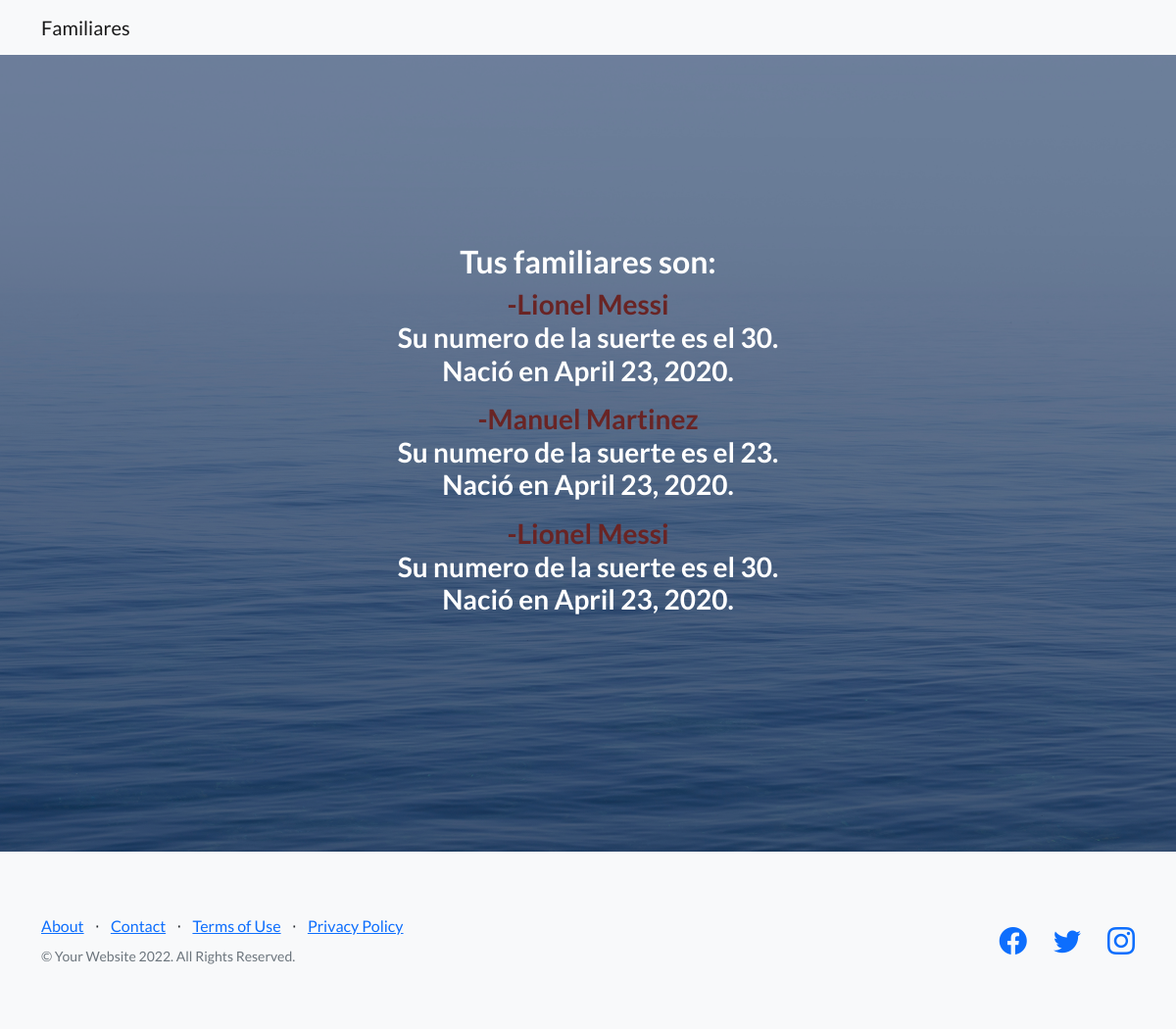
Before: /familia/ with the older database file.
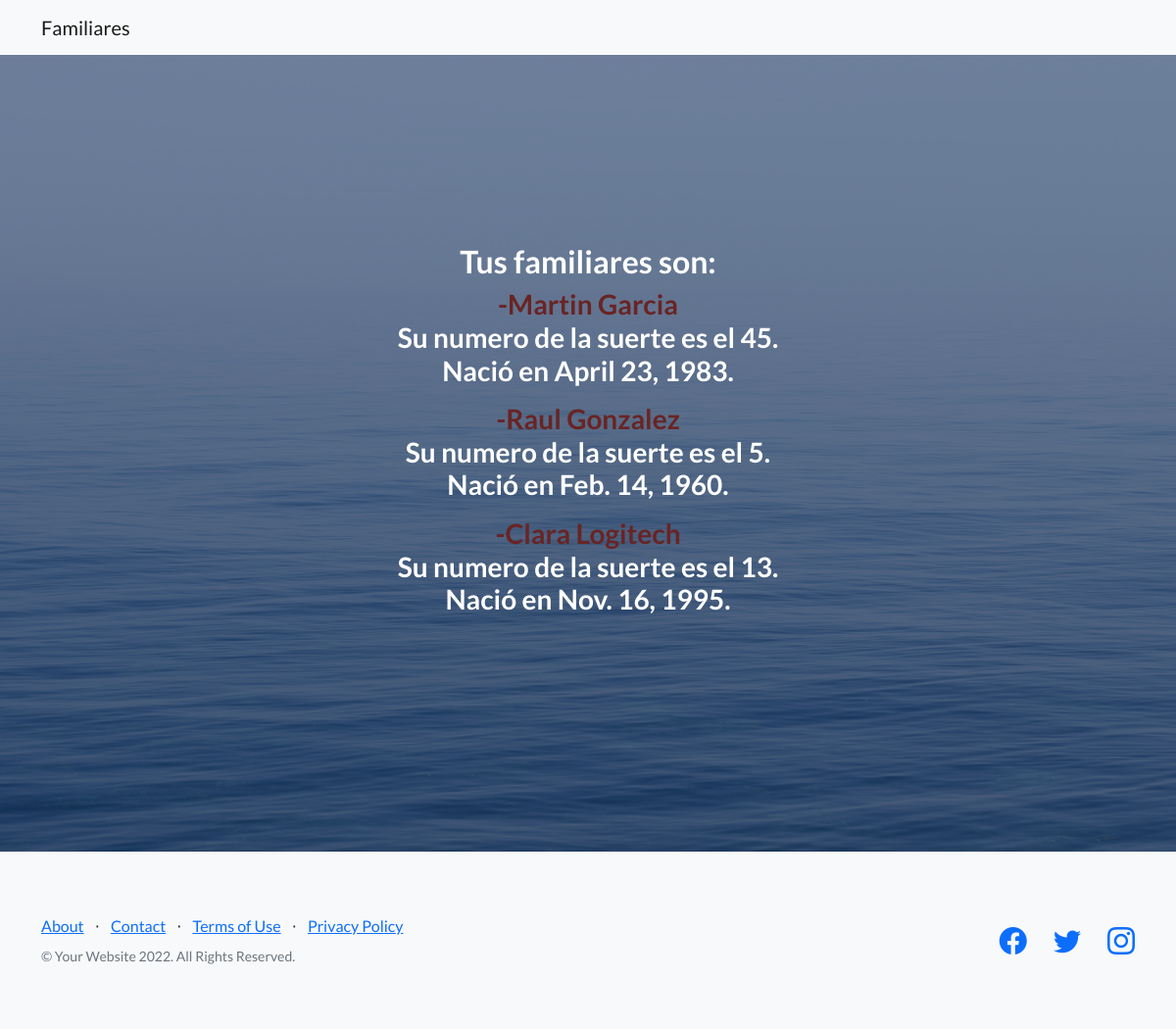
After: the same page with the newer database file.
### Familia/models.py (models this page shows)
class Familia(models.Model):
    nombre = models.CharField("nombre", max_length = 50)
    apellido = models.CharField("apellido", max_length = 50)
    num_de_la_suerte = models.IntegerField("num_de_la_suerte")
    nacimiento = models.DateField("nacimiento", max_length = 50)

### Familia/views.py (the view)
# urls.py: path("", views.mostrar_familia),
def mostrar_familia(request):
    familia = Familia.objects.all()
    return render(request, "familia.html", {"familia": familia})

### Familia/templates/familia.html (shortened to what this page needs)
<!DOCTYPE html>
<html lang="en">
    <head>
        {% load static %}
        <link href="https://cdn.jsdelivr.net/npm/bootstrap-icons@1.5.0/font/bootstrap-icons.css" rel="stylesheet" type="text/css" />
        <link href="{% static 'css/styles.css' %}" rel="stylesheet" />
    </head>
    <body>
        <nav class="navbar navbar-light bg-light static-top">
            <div class="container">
                <a class="navbar-brand" href="#!">Familiares</a>
            </div>
        </nav>
        <header class="masthead">
            <div class="container position-relative">
                <div class="row justify-content-center">
                    <div class="col-xl-6">
                        <div class="text-center text-white">
                            <h2>Tus familiares son:</h2>
                            <h3 class="mb-5">
                                {% for familiar in familia %}
                                    <p><span style = color:rgb(105,36,36)>-{{familiar.nombre}} {{familiar.apellido}}</span> <br>Su numero de la suerte es el {{familiar.num_de_la_suerte}}.<br>
                                        Nació en {{familiar.nacimiento}}.</p>
                                {% endfor %}
                            </h3>
                        </div>
                    </div>
                </div>
            </div>
        </header>
        <footer class="footer bg-light">
            <div class="container">
                <div class="row">
                    <div class="col-lg-6 h-100 text-center text-lg-start my-auto">
                        <ul class="list-inline mb-2">
                            <li class="list-inline-item"><a href="#!">About</a></li>
                            <li class="list-inline-item">⋅</li>
                            <li class="list-inline-item"><a href="#!">Contact</a></li>
                            <li class="list-inline-item">⋅</li>
                            <li class="list-inline-item"><a href="#!">Terms of Use</a></li>
                            <li class="list-inline-item">⋅</li>
                            <li class="list-inline-item"><a href="#!">Privacy Policy</a></li>
                        </ul>
                        <p class="text-muted small mb-4 mb-lg-0">&copy; Your Website 2022. All Rights Reserved.</p>
                    </div>
                    <div class="col-lg-6 h-100 text-center text-lg-end my-auto">
                        <ul class="list-inline mb-0">
                            <li class="list-inline-item me-4">
                                <a href="#!"><i class="bi-facebook fs-3"></i></a>
                            </li>
                            <li class="list-inline-item me-4">
                                <a href="#!"><i class="bi-twitter fs-3"></i></a>
                            </li>
                            <li class="list-inline-item">
                                <a href="#!"><i class="bi-instagram fs-3"></i></a>
                            </li>
                        </ul>
                    </div>
                </div>
            </div>
        </footer>
    </body>
</html>

Changed rows visible on the page:
removed Familia: nombre "Lionel", apellido "Messi", num_de_la_suerte "30", nacimiento "April 23, 2020"
removed Familia: nombre "Manuel", apellido "Martinez", num_de_la_suerte "23", nacimiento "April 23, 2020"
removed Familia: nombre "Lionel", apellido "Messi", num_de_la_suerte "30", nacimiento "April 23, 2020"
added Familia: nombre "Martin", apellido "Garcia", num_de_la_suerte "45", nacimiento "April 23, 1983"
added Familia: nombre "Raul", apellido "Gonzalez", num_de_la_suerte "5", nacimiento "Feb. 14, 1960"
added Familia: nombre "Clara", apellido "Logitech", num_de_la_suerte "13", nacimiento "Nov. 16, 1995"
